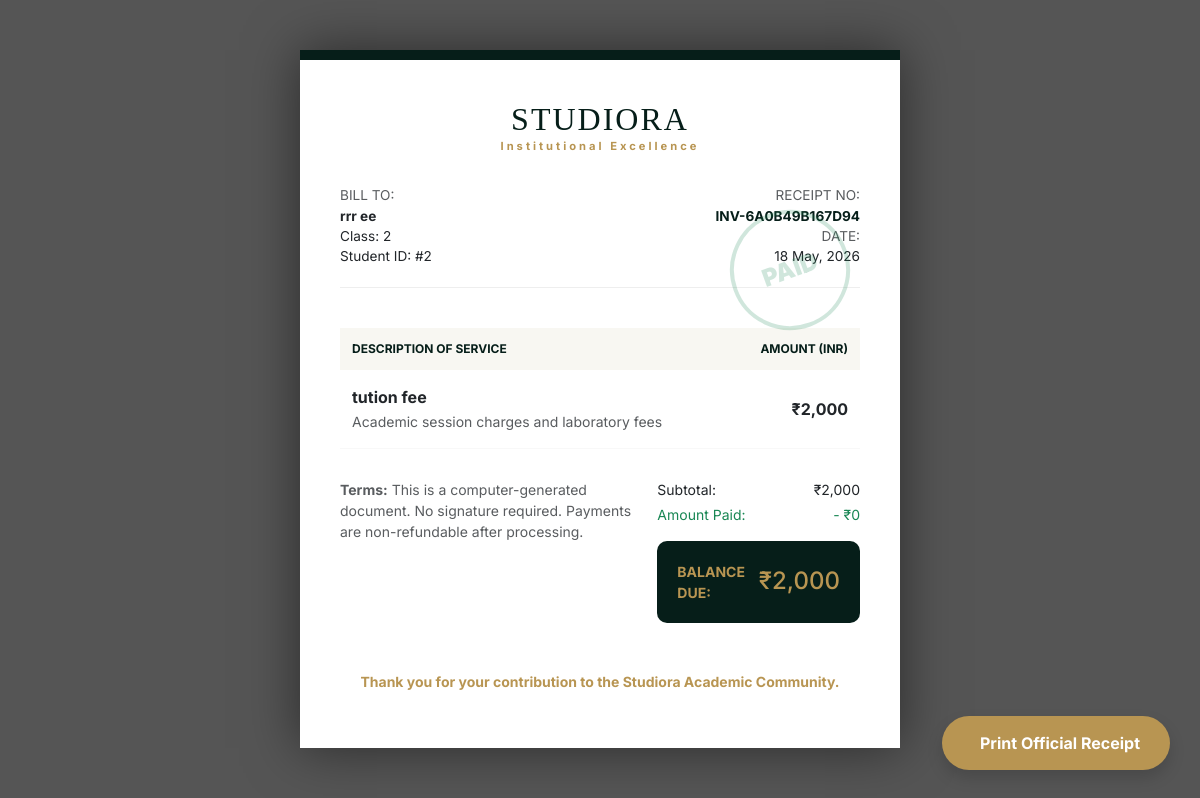
Screenshot of /index.php/fees/receipt/1 with the database file from the repository.
### tables this page shows
CREATE TABLE `invoices` (
  `id` int(11) NOT NULL,
  `invoice_no` varchar(20) DEFAULT NULL,
  `student_id` int(11) DEFAULT NULL,
  `title` varchar(100) DEFAULT NULL,
  `total_amount` decimal(10,2) DEFAULT NULL,
  `paid_amount` decimal(10,2) DEFAULT 0.00,
  `status` enum('Paid','Unpaid','Partial') DEFAULT 'Unpaid',
  `created_at` date DEFAULT NULL
);

CREATE TABLE `students` (
  `id` int(11) NOT NULL,
  `adm_no` varchar(50) NOT NULL,
  `class` varchar(20) DEFAULT NULL,
  `section` varchar(10) DEFAULT NULL,
  `roll_no` varchar(20) DEFAULT NULL,
  `first_name` varchar(100) DEFAULT NULL,
  `last_name` varchar(100) DEFAULT NULL,
  `dob` date DEFAULT NULL,
  `gender` enum('Male','Female','Other') DEFAULT NULL,
  `father_name` varchar(100) DEFAULT NULL,
  `mother_name` varchar(100) DEFAULT NULL,
  `photo` varchar(255) DEFAULT 'default.png',
  `created_at` timestamp NOT NULL DEFAULT current_timestamp()
);

### application/controllers/Fees.php (called while the page is built, shortened)
<?php
class Fees extends CI_Controller {
    public function __construct() {
        $this->load->model(array('Fees_model', 'Academic_model', 'Student_model'));
        $this->load->helper('url');
    }
    public function receipt($id) {
        $this->db->select('invoices.*, students.first_name, students.last_name, students.class');
        $this->db->from('invoices');
        $this->db->join('students', 'students.id = invoices.student_id');
        $this->db->where('invoices.id', $id);
        $data['inv'] = $this->db->get()->row_array();
        $this->load->view('fee_receipt', $data);
    }
}

### index.php (called while the page is built, shortened)
<?php
require_once BASEPATH.'core/CodeIgniter.php';

### application/views/fee_receipt.php (the view, shortened to what this page needs)
<!DOCTYPE html>
<html lang="en">
<head>
    <link href="https://cdn.jsdelivr.net/npm/bootstrap@5.3.0/dist/css/bootstrap.min.css" rel="stylesheet">
</head>
<body>
    <div class="receipt-container">
        <div class="stamp-paid">PAID</div>
        <div class="header-logo">
            <h2>Studiora</h2>
            <p>Institutional Excellence</p>
        </div>
        <div class="receipt-info">
            <div>
                <span class="text-muted">BILL TO:</span><br>
                <strong><?= $inv['first_name'].' '.$inv['last_name'] ?></strong><br>
                <span>Class: <?= $inv['class'] ?></span><br>
                <span>Student ID: #<?= $inv['student_id'] ?></span>
            </div>
            <div class="text-end">
                <span class="text-muted">RECEIPT NO:</span><br>
                <strong style="color: #061e19;"><?= $inv['invoice_no'] ?></strong><br>
                <span class="text-muted">DATE:</span><br>
                <span><?= date('d M, Y', strtotime($inv['created_at'])) ?></span>
            </div>
        </div>
        <table class="table-receipt">
            <thead>
                <tr>
                    <th>Description of Service</th>
                    <th class="text-end">Amount (INR)</th>
                </tr>
            </thead>
            <tbody>
                <tr>
                    <td>
                        <strong><?= $inv['title'] ?></strong><br>
                        <small class="text-muted">Academic session charges and laboratory fees</small>
                    </td>
                    <td class="text-end fw-bold">₹<?= number_format($inv['total_amount']) ?></td>
                </tr>
            </tbody>
        </table>
        <div class="row mb-4">
            <div class="col-7">
                <p class="small text-muted"><strong>Terms:</strong> This is a computer-generated document. No signature required. Payments are non-refundable after processing.</p>
            </div>
            <div class="col-5">
                <div class="d-flex justify-content-between mb-1 small"><span>Subtotal:</span> <span>₹<?= number_format($inv['total_amount']) ?></span></div>
                <div class="d-flex justify-content-between mb-3 small text-success"><span>Amount Paid:</span> <span>- ₹<?= number_format($inv['paid_amount']) ?></span></div>
                <div class="total-box">
                    <span class="fw-bold small">BALANCE DUE:</span>
                    <h4 class="mb-0">₹<?= number_format($inv['total_amount'] - $inv['paid_amount']) ?></h4>
                </div>
            </div>
        </div>
        <div class="text-center mt-5">
            <p class="small fw-bold" style="color: #b89552;">Thank you for your contribution to the Studiora Academic Community.</p>
        </div>
    </div>
    <button class="no-print-btn shadow" onclick="window.print()">
        <i class="fa fa-print me-2"></i>Print Official Receipt
    </button>
</body>
</html>

### application/views/fee_receipt.php (style rules this page uses)
body { background: #555; padding: 50px; font-family: 'Inter', sans-serif; }
.receipt-container { background: white; width: 600px; margin: 0 auto; padding: 40px; border-top: 10px solid #061e19; position: relative; box-shadow: 0 0 50px rgba(0,0,0,0.5); }
.header-logo { text-align: center; margin-bottom: 30px; }
.header-logo h2 { font-family: 'Playfair Display', serif; color: #061e19; letter-spacing: 2px; text-transform: uppercase; margin: 0; }
.header-logo p { font-size: 0.7rem; color: #b89552; font-weight: 700; letter-spacing: 3px; }
.receipt-info { display: flex; justify-content: space-between; margin-bottom: 40px; font-size: 0.85rem; border-bottom: 1px solid #eee; padding-bottom: 20px; }
.table-receipt { width: 100%; margin-bottom: 30px; }
.table-receipt th { background: #f8f7f2; padding: 12px; font-size: 0.75rem; text-transform: uppercase; color: #061e19; }
.table-receipt td { padding: 15px 12px; border-bottom: 1px solid #f8f8f8; }
.total-box { background: #061e19; color: #b89552; padding: 20px; border-radius: 10px; display: flex; justify-content: space-between; align-items: center; }
.stamp-paid { position: absolute; top: 150px; right: 50px; width: 120px; height: 120px; border: 4px solid #198754; color: #198754; border-radius: 50%; display: flex; align-items: center; justify-content: center; font-weight: 900; font-size: 1.5rem; transform: rotate(-20deg); opacity: 0.2; text-transform: uppercase; }
.no-print-btn { position: fixed; bottom: 30px; right: 30px; background: #b89552; color: white; border: none; padding: 15px 30px; border-radius: 50px; font-weight: 700; box-shadow: 0 10px 20px rgba(0,0,0,0.2); }

### rows the page displays
invoices: student.first_name "rrr", student.last_name "ee", student.class "2", student "2", invoice_no "INV-6A0B49B167D94", created_at "18 May, 2026", title "tution fee", total_amount "2,000", paid_amount "0", $inv['total_amount'] - $inv['paid_amount'] "2,000"
